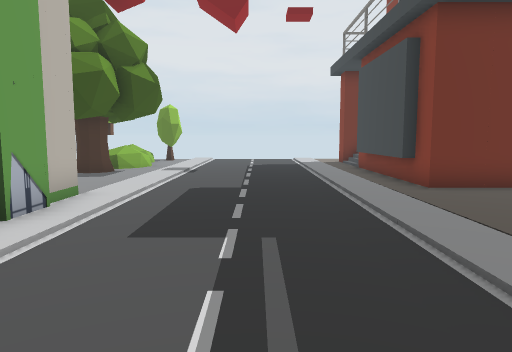
[1] (above)

21 first-person views from a walk through a 3-D level made in the Unity game engine. The camera is 1.2 m above the floor, tilts 6° down and sees 70° across. The floor is counted in squares, 1 m on a side. Each view is taken from the middle of a square. On the plan, view 1 faces up. The plan holds only what a view shows up to about 15 squares ahead; the rest is blank. The place goes on beyond the plan. The player character is not drawn. Some animated figures are left out. Door leaves are left out, so doorways stand open.

[2]
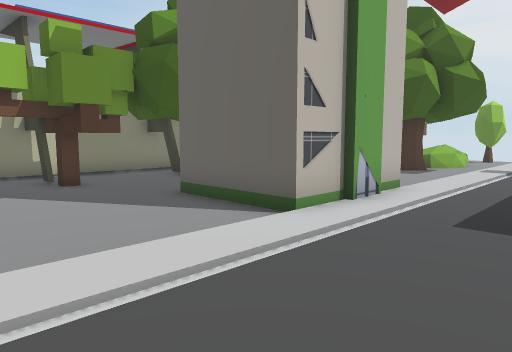

[3]
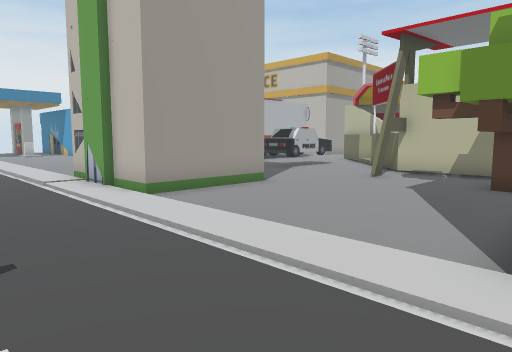

[4]
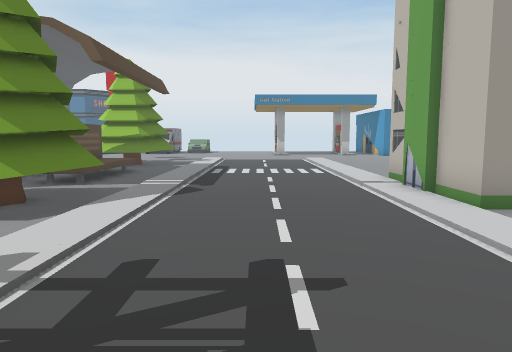

[5]
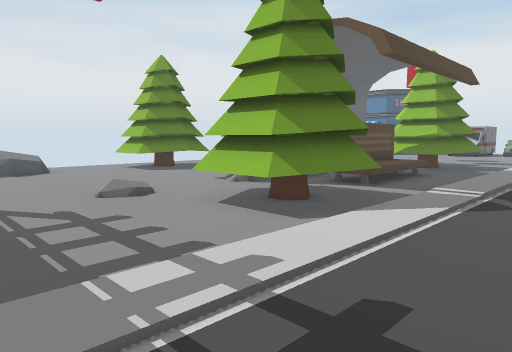

[6]
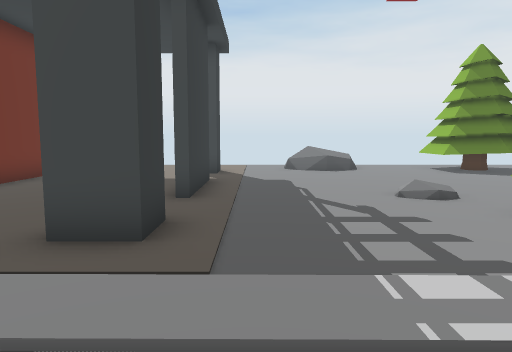

[7]
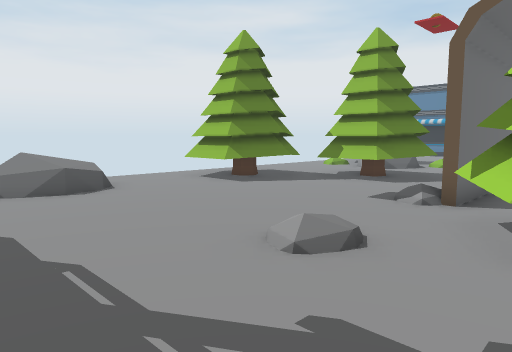

[8]
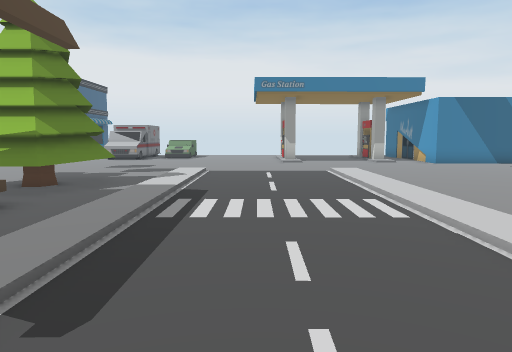

[9]
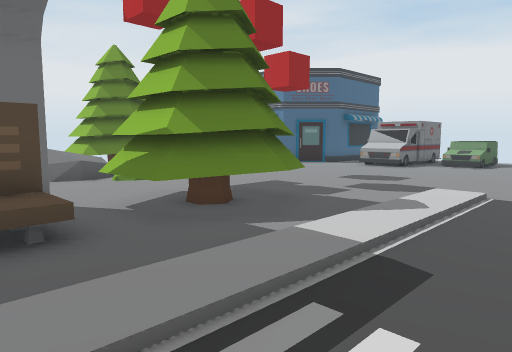

[10]
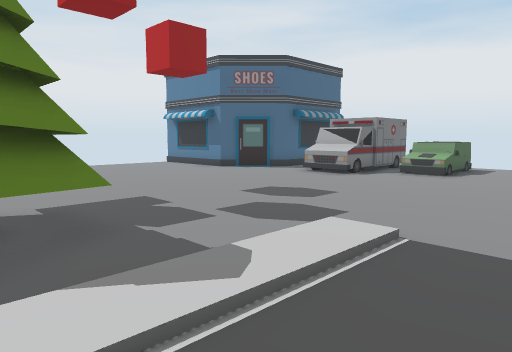

[11]
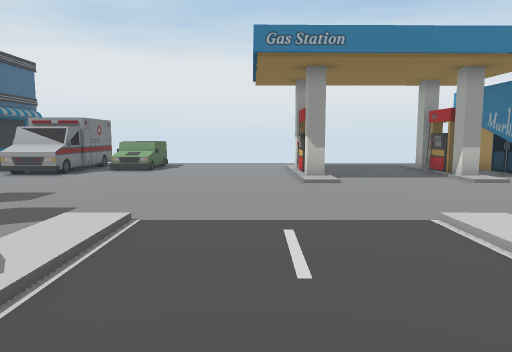

[12]
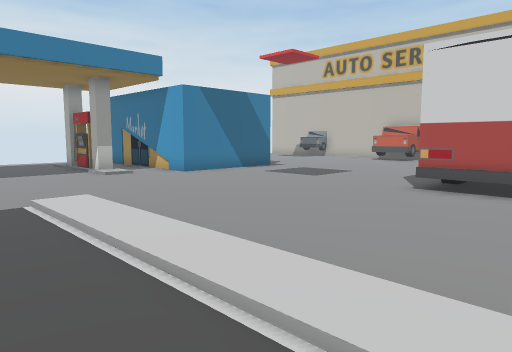

[13]
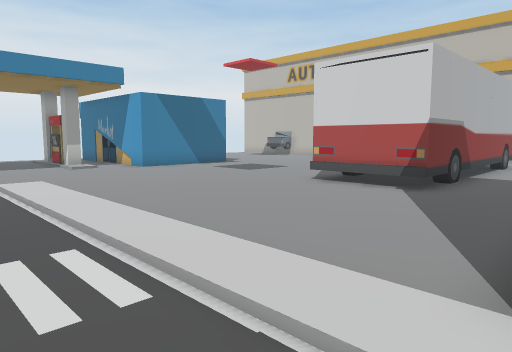

[14]
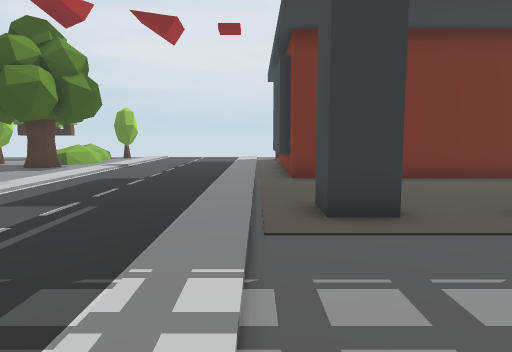

[15]
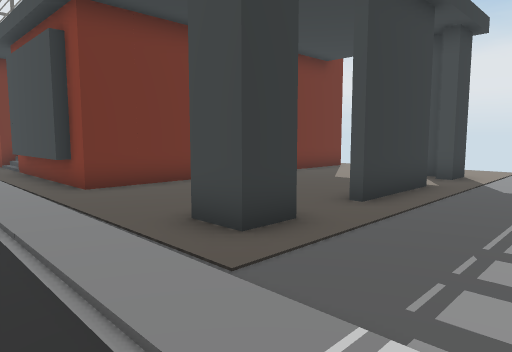

[16]
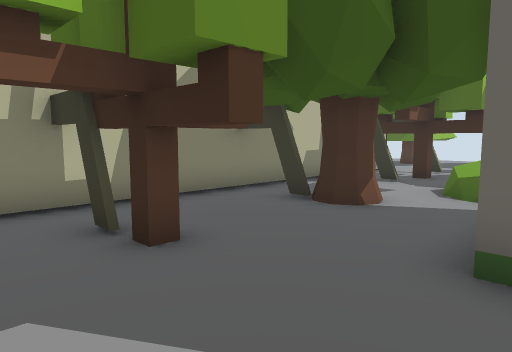

[17]
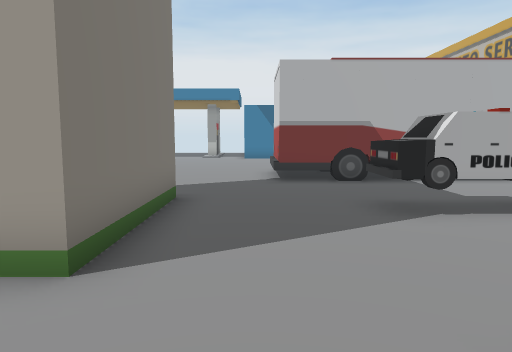

[18]
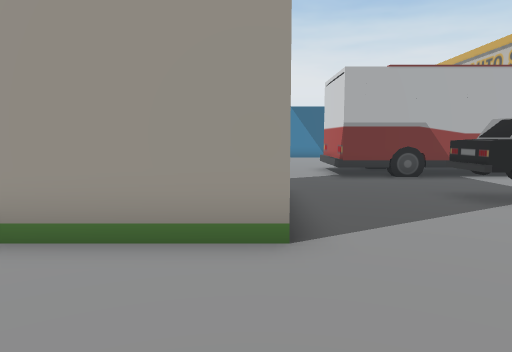

[19]
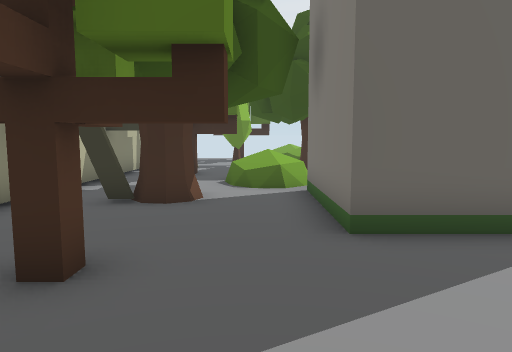

[20]
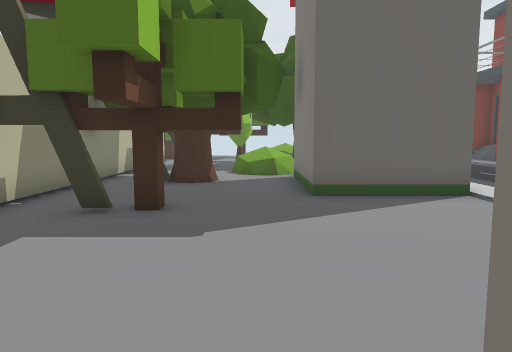

[21]
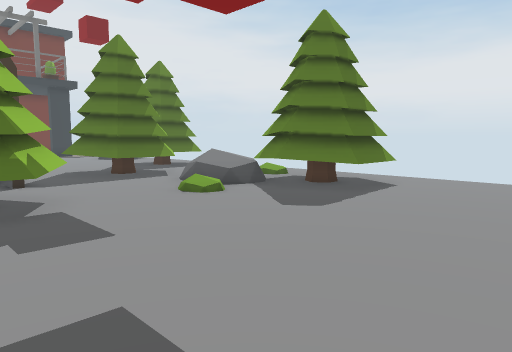

### Floor plan
Key: @ floor where view 1 was taken; # wall or solid block; x gap in a wall; . main floor; : floor 0.25 m higher than the main floor; + floor 0.5 m higher than the main floor; / step, stairs or slope; O other object.
Columns run from 13 left of view 1 to 16 right of it. Each row starts with its distance up from view 1.
 12  # O.  O.........#
 11  #OOO  ..........#
 10  OOO.   .........#
  9  #... O .........###########
  8 O....+:  ...................
  7 O..O..O  O.................
  6 OOOOO.O  O...............
  5 O.....O  O..................
  4 O.....OOOO.......# ......##..
  3 O..O.............##..###.##..
  2 OOOOOO.......................
  1 O..O.........................
  0 O............@.............
 -1 OOO........................ O
 -2 O................OOO.......//
 -3 ......OOOO......OOOO..........
 -4 ......O  O......OO OO.........
 -5 ......O  O.......O  O/....OOO.
 -6 OOO...O  O..........O/...OOO
 -7  OO...O  O........+OO..OOOOO
 -8 ..................+OO.OOO O
 -9 ..................+OO.OOOO..
-10 OOOO..............+OO..OOO..
-11 OOOO................O..OO..
-12    O.............OOO....:
-13  OOO.............OOOO.../
-14  ................OOOO..//OOO
-15 ..................OO.....OOO .
-16 .........................OOO .
-17 ..........................OO..
-18 ..............................
-19 ..............................
-20  ...........................
-21   ####.....................
-22      #....................
-23      #.#...#.............O
-24      # #...#........OO..O
-25      # x...x.......OOO.O
-26      # .... .....OOO   O

Positions as (right, up) in squares from view 1, and headings:
1: (0, 0), facing up
2: (0, -1), facing up-left
3: (0, 4), facing down-left
4: (0, 3), facing down
5: (0, 2), facing down-right
6: (0, 2), facing right
7: (5, 2), facing down-right
8: (0, -4), facing down
9: (0, -9), facing down-right
10: (0, -13), facing down-right
11: (0, -12), facing down
12: (-1, -10), facing down-left
13: (-1, -7), facing down-left
14: (3, -2), facing up
15: (1, 0), facing up-right
16: (-6, 0), facing up-left
17: (-9, 0), facing down
18: (-7, 1), facing down
19: (-8, -1), facing up
20: (-8, -4), facing up
21: (5, -21), facing up-right
